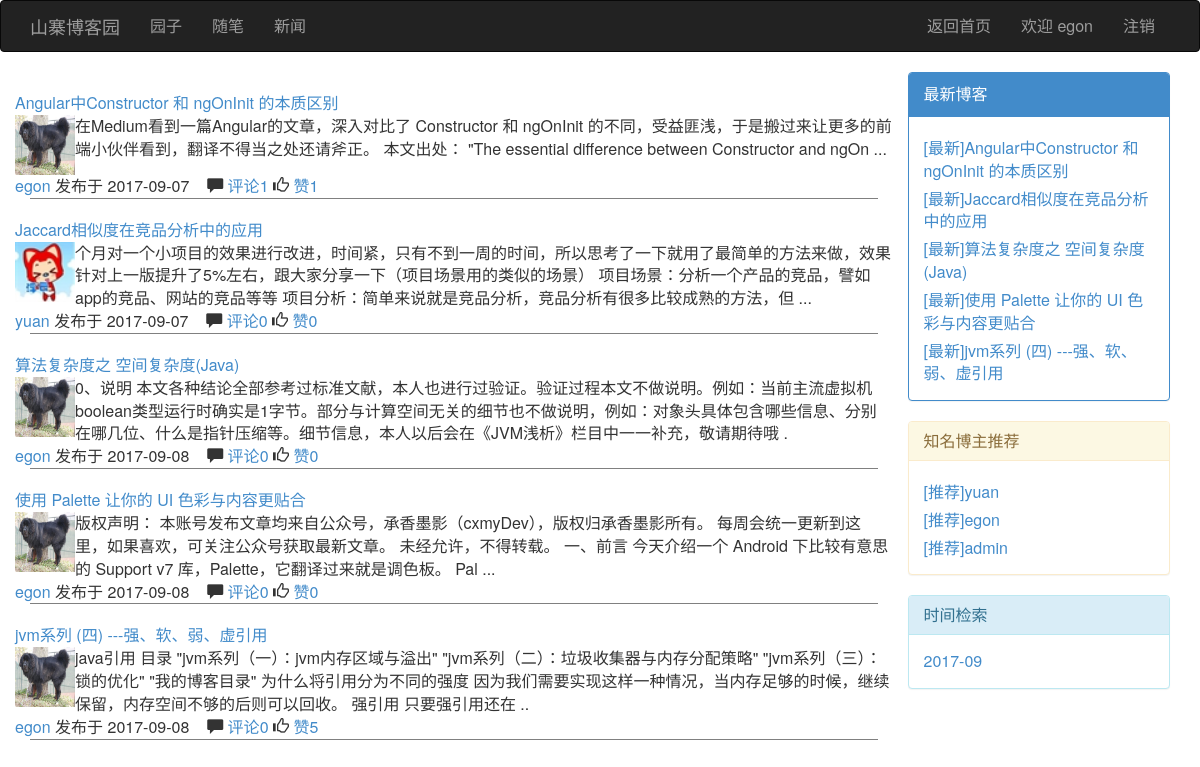
The page /index/ (signed in) on the database its author committed.
### blog/models.py (models this page shows, shortened)
class UserInfo(AbstractUser):
    nid = models.BigAutoField(primary_key=True)
    nickname = models.CharField(verbose_name='昵称', max_length=32)
    telephone = models.CharField(max_length=11, blank=True, null=True, unique=True, verbose_name='手机号码')
    avatar = models.FileField(verbose_name='头像', upload_to='./upload/avatar/',default="./upload/avatar/avatar.png")
    create_time = models.DateTimeField(verbose_name='创建时间',auto_now_add=True)
    fans = models.ManyToManyField(verbose_name='粉丝们',
                                  to='UserInfo',
                                  through='UserFans',
                                  through_fields=('user', 'follower'))

class Article(models.Model):
    nid = models.BigAutoField(primary_key=True)
    title = models.CharField(max_length=50, verbose_name='文章标题')
    desc = models.CharField(max_length=255, verbose_name='文章描述')
    read_count = models.IntegerField(default=0)
    comment_count = models.IntegerField(default=0)
    up_count = models.IntegerField(default=0)
    down_count = models.IntegerField(default=0)
    category = models.ForeignKey(verbose_name='文章类型', to='Category', to_field='nid', null=True)
    create_time = models.DateTimeField(verbose_name='创建时间', auto_now_add=True)
    blog = models.ForeignKey(verbose_name='所属博客', to='Blog', to_field='nid')
    tags = models.ManyToManyField(
        to="Tag",
        through='Article2Tag',
        through_fields=('article', 'tag'),
    )
    type_choices = [
        (1, "Python"),
        (2, "Linux"),
        (3, "OpenStack"),
        (4, "GoLang"),
    ]
    article_type_id = models.IntegerField(choices=type_choices, default=None)
    objects=ArticleManager()

class Blog(models.Model):
    nid = models.BigAutoField(primary_key=True)
    title = models.CharField(verbose_name='个人博客标题', max_length=64)
    site = models.CharField(verbose_name='个人博客后缀', max_length=32, unique=True)
    theme = models.CharField(verbose_name='博客主题', max_length=32)
    user = models.OneToOneField(to='UserInfo', to_field='nid')

### blog/views.py (the view)
# urls.py: url(r'^index/', views.index),
def index(request,**kwargs):
    type_choices=Article.type_choices
    print("kwargs",kwargs)
    current_type_choices_id = int(kwargs.get("article_type_id",0))
    article_list=Article.objects.filter(**kwargs)
    article_list=Article.objects.all()
    lasted_article=article_list[0:5]
    author_recommand=UserInfo.objects.all()[0:3]
    dateRet=Article.objects.archive()
    return render(request,"index.html",{
        "type_choices":type_choices,
        "article_list":article_list,
        "current_type_choices_id":current_type_choices_id,
        "lasted_article":lasted_article,
        "author_recommand":author_recommand,
        "dateRet":dateRet,
    })

### blog/models.py (called while the page is built)
    def archive(self,**kwargs):
        l = []
        for i in self.filter(**kwargs).values("create_time"):
            date = i["create_time"]
            t = date.strftime("%Y-%m")
            if t not in l:
                l.append(t)
        return l

### blog/views.py (called while the page is built)
def func_class(request):
    return {"func":settings.FUNCTION}

### templates/index.html
{% extends "base.html" %}
{% block content %}
    <div class="article_list">
        {% for article in article_list %}
            <div class="article_item">
                <div class="row">
                    <div class="title">
                        <a href="/blog/{{ article.blog.user.username }}/article/{{ article.nid }}">{{ article.title }}</a>
                    </div>
                </div>
                <div class="row">
                    <div class="img"><a href="/blog/{{ article.blog.user.username }}"><img
                            src="{{ article.blog.user.avatar.url }}" width="60px" height="60px"></a></div>
                    <div class="text">{{ article.desc }}</div>
                </div>
                <div class="row">
                    <div class="icon">
                        <span><a href="/blog/{{ article.blog.user.username }}">{{ article.blog.user.username }}</a> 发布于</span>
                        <span class="timer">{{ article.create_time|date:"Y-m-d" }}</span> &nbsp;&nbsp;
                        <span class="glyphicon glyphicon-comment"></span>&nbsp;<a
                            href="">评论{{ article.comment_count }}</a>
                        <span class="glyphicon glyphicon-thumbs-up"></span>&nbsp;<a href="">赞{{ article.up_count }}</a>
                    </div>
                </div>
            </div>
        {% endfor %}
    </div>
{% endblock %}
{% block others %}
    <div class="panel panel-primary">
        <div class="panel-heading">最新博客</div>
        <div class="panel-body">
            {% for foo in lasted_article %}
                <div class="lasted_article" style="margin-top: 5px">
                    <a href="">[最新]{{ foo.title }}</a>
                </div>
            {% endfor %}
        </div>
    </div>
    <div class="panel panel-warning">
        <div class="panel-heading">
            <h3 class="panel-title">知名博主推荐</h3>
        </div>
        <div class="panel-body">
            {% for foo in author_recommand %}
                <div class="author_recommand" style="margin-top: 5px">
                    <a href="">[推荐]{{ foo.username }}</a>
                </div>
            {% endfor %}
        </div>
    </div>
    <div class="panel panel-info">
        <div class="panel-heading">
            <h3 class="panel-title">时间检索</h3>
        </div>
        <div class="panel-body">
            {% for foo in dateRet %}
                <div class="dateRet">
                    <a href="">{{ foo }}</a>
                </div>
            {% endfor %}
        </div>
    </div>
{% endblock %}

### templates/base.html (shortened to what this page needs)
{% load staticfiles %}
<!DOCTYPE html>
<html lang="en">
<head>
    <link rel="stylesheet" href="{% static 'bootstrap/css/bootstrap.css' %}">
</head>
<body>
<nav class="navbar navbar-inverse">
    <div class="container">
        <div class="navbar-header">
            <a class="navbar-brand" href="/index/">山寨博客园</a>
        </div>
        <div class="collapse navbar-collapse" id="bs-example-navbar-collapse-1">
            <ul class="nav navbar-nav">
                {% for type_choice in func %}
                    <li><a href="#">{{ type_choice.1 }}</a></li>
                {% endfor %}
            </ul>
            <ul class="nav navbar-nav navbar-right">
                <li><a href="/index/">返回首页</a></li>
                {% if request.user.is_authenticated %}
                    <li><a href="/login/">欢迎 {{ request.user.username }}</a></li>
                    <li><a href="/logout/">注销</a></li>
                {% else %}
                    <li><a href="/login/">登录</a></li>
                    <li><a href="#">注册</a></li>
                {% endif %}
            </ul>
        </div>
    </div>
</nav>
<div class="container">
    <div class="row">
        <div class="col-md-9">
            {% block content %}
            {% endblock %}
        </div>
        <div class="col-md-3">
            {% block others %}
            {% endblock %}
        </div>
    </div>
</div>
</body>
</html>

### templates/base.html (style rules this page uses)
a { text-decoration: none; }
body { font-size: 16px; }
.img { float: left; }
.article_item { margin-top: 20px; border-bottom: 1px solid gray; }

### rows shown on the page
UserInfo: user.username "egon", username "egon"
Article: title "Angular中Constructor 和 ngOnInit 的本质区别", blog.user.avatar (picture), desc "在Medium看到一篇Angular的文章，深入对比了 Constructor 和 ngOnInit 的不同，受益匪浅，于是搬过来让更多的前端小伙伴看到，翻译不得当之处还请斧正。 本文出处： \"The essential difference between Constructor and ngOn ...", blog.user.username "egon", create_time "2017-09-07", comment_count "1", up_count "1"
Article: title "Jaccard相似度在竞品分析中的应用", blog.user.avatar (picture), desc "个月对一个小项目的效果进行改进，时间紧，只有不到一周的时间，所以思考了一下就用了最简单的方法来做，效果针对上一版提升了5%左右，跟大家分享一下（项目场景用的类似的场景） 项目场景：分析一个产品的竞品，譬如app的竞品、网站的竞品等等 项目分析：简单来说就是竞品分析，竞品分析有很多比较成熟的方法，但 ...", blog.user.username "yuan", create_time "2017-09-07", comment_count "0", up_count "0"
Article: title "算法复杂度之 空间复杂度(Java)", blog.user.avatar (picture), desc "0、说明 本文各种结论全部参考过标准文献，本人也进行过验证。验证过程本文不做说明。例如：当前主流虚拟机boolean类型运行时确实是1字节。部分与计算空间无关的细节也不做说明，例如：对象头具体包含哪些信息、分别在哪几位、什么是指针压缩等。细节信息，本人以后会在《JVM浅析》栏目中一一补充，敬请期待哦 .", blog.user.username "egon", create_time "2017-09-08", comment_count "0", up_count "0"
Article: title "使用 Palette 让你的 UI 色彩与内容更贴合", blog.user.avatar (picture), desc "版权声明： 本账号发布文章均来自公众号，承香墨影（cxmyDev），版权归承香墨影所有。 每周会统一更新到这里，如果喜欢，可关注公众号获取最新文章。 未经允许，不得转载。 一、前言 今天介绍一个 Android 下比较有意思的 Support v7 库，Palette，它翻译过来就是调色板。 Pal ...", blog.user.username "egon", create_time "2017-09-08", comment_count "0", up_count "0"
Article: title "jvm系列 (四) ---强、软、弱、虚引用", blog.user.avatar (picture), desc "java引用 目录 \"jvm系列（一）：jvm内存区域与溢出\" \"jvm系列（二）：垃圾收集器与内存分配策略\" \"jvm系列（三）：锁的优化\" \"我的博客目录\" 为什么将引用分为不同的强度 因为我们需要实现这样一种情况，当内存足够的时候，继续保留，内存空间不够的后则可以回收。 强引用 只要强引用还在 ..", blog.user.username "egon", create_time "2017-09-08", comment_count "0", up_count "5"
UserInfo: username "yuan"
UserInfo: username "admin"

### other values the page prints
{{ type_choice.1 }} "园子" "随笔" "新闻"
{{ foo }} "2017-09"
